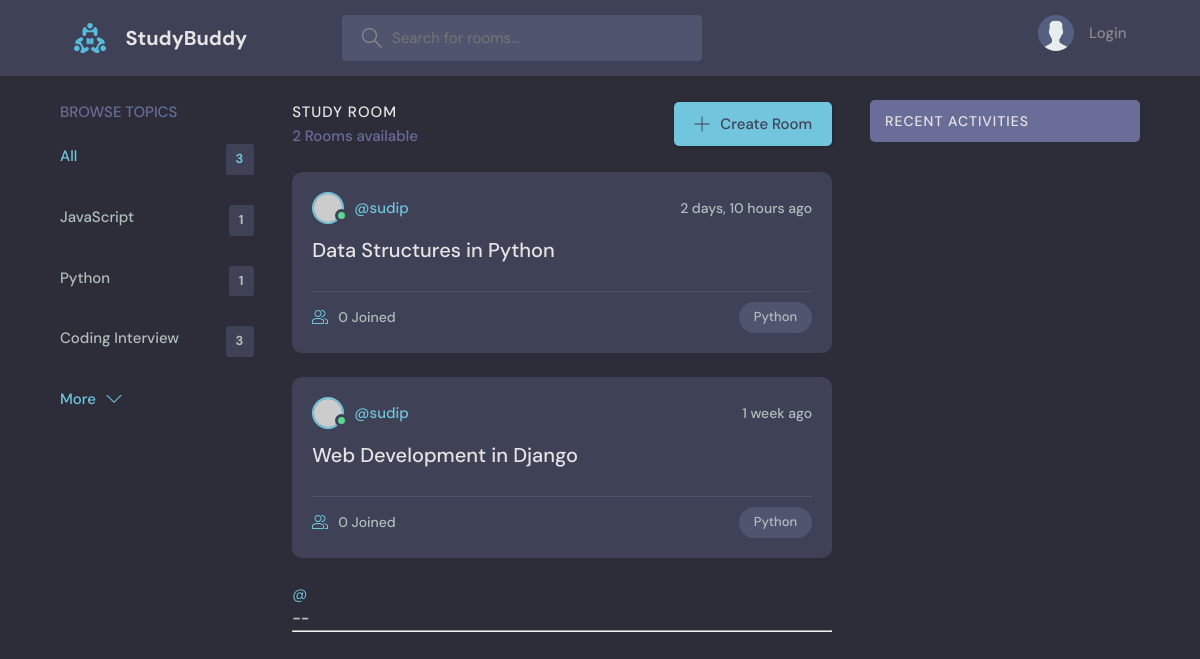
Page /?q=Python on the committed database.
### base/models.py (models this page shows, shortened)
class Topics(models.Model):
    name = models.CharField(max_length=200)

class Room(models.Model):
    host = models.ForeignKey(User, on_delete=models.SET_NULL, null=True)
    participants = models.ManyToManyField(
        User, related_name='participants', blank=True)
    topic = models.ForeignKey(Topics, on_delete=models.SET_NULL, null=True)
    name = models.CharField(max_length=200)
    description = models.TextField(null=True, blank=True)
    updated = models.DateTimeField(auto_now=True)
    created = models.DateTimeField(auto_now_add=True)
    class Meta:
        ordering = ['-updated', '-created']

### base/views.py (the view)
# urls.py: path('', views.home, name='home'),
def home(request):
    q = request.GET.get('q') if request.GET.get('q') != None else ''
    rooms = Room.objects.filter(Q(topic__name__icontains=q) |
                                Q(name__icontains=q)
                                )
    room_count = rooms.count()
    room_message = Message.objects.filter(Q(room__name__icontains=q))
    if q == '':
        rooms = Room.objects.all()
    topics = Topics.objects.all()
    context = {'rooms': rooms, 'topics': topics,
               'room_count': room_count, 'room_message': room_message}
    return render(request, 'base/home.html', context)

### base/templates/base/home.html (shortened to what this page needs)
{% extends 'main.html' %}
{% block content %}
    <main class="layout layout--3">
      <div class="container">
        {% include 'base/topics_component.html' %}
        <div class="roomList">
          <div class="roomList__header">
            <div>
              <h2>Study Room</h2>
              <p>{{room_count}} Rooms available</p>
            </div>
            <a class="btn btn--main" href="{% url 'create-room' %}">
              <svg version="1.1" xmlns="http://www.w3.org/2000/svg" width="32" height="32" viewBox="0 0 32 32">
                <title>add</title>
                <path
                  d="M16.943 0.943h-1.885v14.115h-14.115v1.885h14.115v14.115h1.885v-14.115h14.115v-1.885h-14.115v-14.115z"
                ></path>
              </svg>
              Create Room
            </a>
          </div>
          {% include 'base/feed_component.html' %}
        </div>
        {% include 'base/activity_component.html' %}
      </div>
    </main>
{% endblock %}

### base/templates/base/topics_component.html
<div class="topics">
    <div class="topics__header">
        <h2>Browse Topics</h2>
    </div>
    <ul class="topics__list">
        <li>
            <a href="{% url 'home' %}" class="active">All <span>{{topics.count}}</span></a>
        </li>
        {% for topic in topics %}
        <li>
            <a href="{% url 'home' %}?q={{topic.name}}">{{topic.name}} <span>{{topic.room_set.all.count}}</span></a>
        </li>
        {% endfor %}
    </ul>
    <a class="btn btn--link" href="{% url 'topics' %}">
        More
        <svg version="1.1" xmlns="http://www.w3.org/2000/svg" width="32" height="32" viewBox="0 0 32 32">
            <title>chevron-down</title>
            <path d="M16 21l-13-13h-3l16 16 16-16h-3l-13 13z"></path>
        </svg>
    </a>
</div>

### base/templates/base/feed_component.html (shortened to what this page needs)
{% for room in rooms %}
<div class="roomListRoom">
    <div class="roomListRoom__header">
        <a href="{% url 'user-profile' room.host.id %}" class="roomListRoom__author">
            <div class="avatar avatar--small active">
                <img src="https://randomuser.me/api/portraits/men/11.jpg" />
            </div>
            <span>@{{room.host.username}}</span>
        </a>
        <div class="roomListRoom__actions">
            <span>{{room.created|timesince}} ago</span>
        </div>
    </div>
    <div class="roomListRoom__content">
        <a href="{% url 'user-profile' room.host.id %}">{{room.name}}</a>
    </div>
    <div class="roomListRoom__meta">
        <a class="roomListRoom__joined">
            {{room.participants.all.count}} Joined
        </a>
        <p class="roomListRoom__topic">Python</p>
    </div>
</div>
{% endfor %}
<div>
    <a href="">@</a>
    <h5> {{room.id}} -- <a href="rooms/{{room.id}}">{{room.name}}</a></h5>
    <hr>
</div>

### static/styles/style.css (style rules this page uses)
:root { --color-main: #71c6dd; --color-main-light: #e1f6fb; --color-dark: #3f4156; --color-dark-medium: #51546e; --color-dark-light: #696d97; --color-light: #e5e5e5; --color-gray: #8b8b8b; --color-light-gray: #b2bdbd; --color-bg: #2d2d39; --color-success: #5dd693; --color-error: #fc4b0b; }
* { font-family: "DM Sans", -apple-system, BlinkMacSystemFont, "Segoe UI", Roboto, Oxygen, Ubuntu, Cantarell, "Open Sans", "Helvetica Neue", sans-serif; margin: 0; padding: 0; box-sizing: border-box; text-rendering: optimizeLegibility; font-size: inherit; }
html { font-size: 56.25%; }
@media only screen and (min-width: 1200px) { html { font-size: 62.5%; } }
body { line-height: 1.6; font-weight: 400; font-size: 1.5rem; color: var(--color-light-gray); background-color: var(--color-bg); min-height: 100vh; }
img { width: 100%; }
a { display: inline-block; color: var(--color-main); text-decoration: none; }
.container { max-width: 120rem; width: 90%; margin: auto; }
.btn { background-color: transparent; border: none; display: inline-flex; align-items: center; gap: 1rem; cursor: pointer; transition: all ease-in-out 0.3s; padding: 1rem 2rem; border-radius: 5px; box-shadow: 1px 1px 3px 1px rgba(0, 0, 0, 0.15); font-weight: 500; }
.btn--link { border-radius: 0; padding: 0; color: var(--color-main); box-shadow: none; }
.btn--main { background-color: var(--color-main); color: var(--color-dark); }
.btn > svg { fill: currentColor; width: 1.6rem; height: 1.6rem; }
.avatar { position: relative; display: inline-block; border-radius: 50%; border: 2px solid var(--color-main); }
.avatar img { display: block; border-radius: 50%; object-fit: cover; object-position: center; }
.avatar::after { content: ""; display: block; position: absolute; background-color: var(--color-gray); z-index: 111; border-radius: 50%; border: 0.3rem solid var(--color-dark); }
.avatar.active::after { background-color: var(--color-success); }
.avatar.avatar--small img { width: 2.8rem; height: 2.8rem; }
.avatar.avatar--small:after { width: 0.7rem; height: 0.7rem; bottom: 0px; right: -6px; }
.layout { margin-top: 2.4rem; }
.layout > .container { display: flex; justify-content: space-between; align-items: flex-start; }
.layout--3 > .container > div:first-child { flex-basis: 18%; max-width: 22.5rem; }
.layout--3 > .container > div:nth-child(2) { flex-basis: 50%; }
.topics__header { margin-bottom: 2rem; }
.topics__header h2 { text-transform: uppercase; font-weight: 500; color: var(--color-dark-light); }
.topics__list { list-style: none; }
.topics__list li a { display: flex; justify-content: space-between; margin-bottom: 3rem; font-weight: 500; color: var(--color-light-gray); transition: all 0.3s ease-in-out; }
.topics__list li a.active, .topics__list li a:hover { color: var(--color-main); }
.topics__list li a span { padding: 0.5rem 1rem; background-color: var(--color-dark); border-radius: 3px; font-size: 1.3rem; font-weight: 700; letter-spacing: 1px; }
.roomList__header { display: flex; justify-content: space-between; align-items: center; margin-bottom: 2.4rem; }
.roomList__header h2 { text-transform: uppercase; font-weight: 500; color: var(--color-light); letter-spacing: 1px; }
.roomList__header p { font-weight: 500; color: var(--color-dark-light); }
.roomListRoom { margin-bottom: 2.4rem; background-color: var(--color-dark); border-radius: 1rem; padding: 2rem; }
.roomListRoom__header { display: flex; justify-content: space-between; align-items: center; }
.roomListRoom__author { font-weight: 500; display: flex; align-items: center; gap: 1rem; }
.roomListRoom__actions { display: flex; align-items: flex-start; gap: 1rem; position: relative; }
.roomListRoom__actions span { font-size: 1.4rem; font-weight: 500; }
.roomListRoom__content { margin: 1rem 0; }
.roomListRoom__content a { font-size: 2rem; font-weight: 500; margin-bottom: 1.5rem; color: var(--color-light); transition: all 0.3s ease-in-out; }
.roomListRoom__meta { border-top: 1px solid var(--color-dark-medium); padding-top: 1rem; display: flex; align-items: center; justify-content: space-between; }
.roomListRoom__joined { color: var(--color-light-gray); display: flex; align-items: center; gap: 1rem; font-size: 1.4rem; font-weight: 500; }
.roomListRoom__joined svg { fill: var(--color-main); width: 1.6rem; height: 1.6rem; }
.roomListRoom__topic { padding: 5px 1.5rem; background-color: var(--color-dark-medium); border-radius: 5rem; font-weight: 500; font-size: 1.3rem; }

### rows in the picture
Topics: name "JavaScript", room_set.all.count "1"
Topics: name "Python", room_set.all.count "1"
Topics: name "Coding Interview", room_set.all.count "3"
Room: host.username "sudip", created "2 days, 10 hours", name "Data Structures in Python", participants.all.count "0"
Room: host.username "sudip", created "1 week", name "Web Development in Django", participants.all.count "0"

### other values in the picture
{{ topics.count }} "3"
{{ room_count }} "2"
